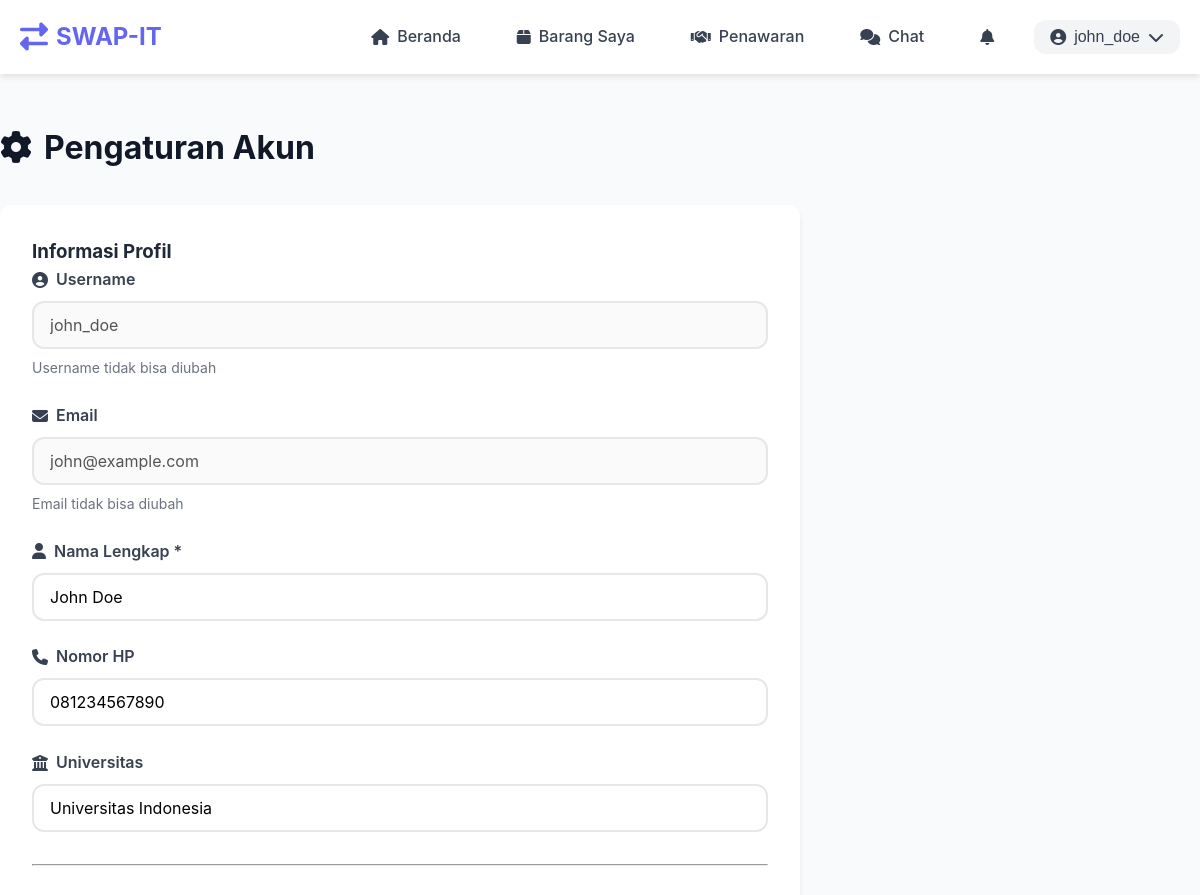
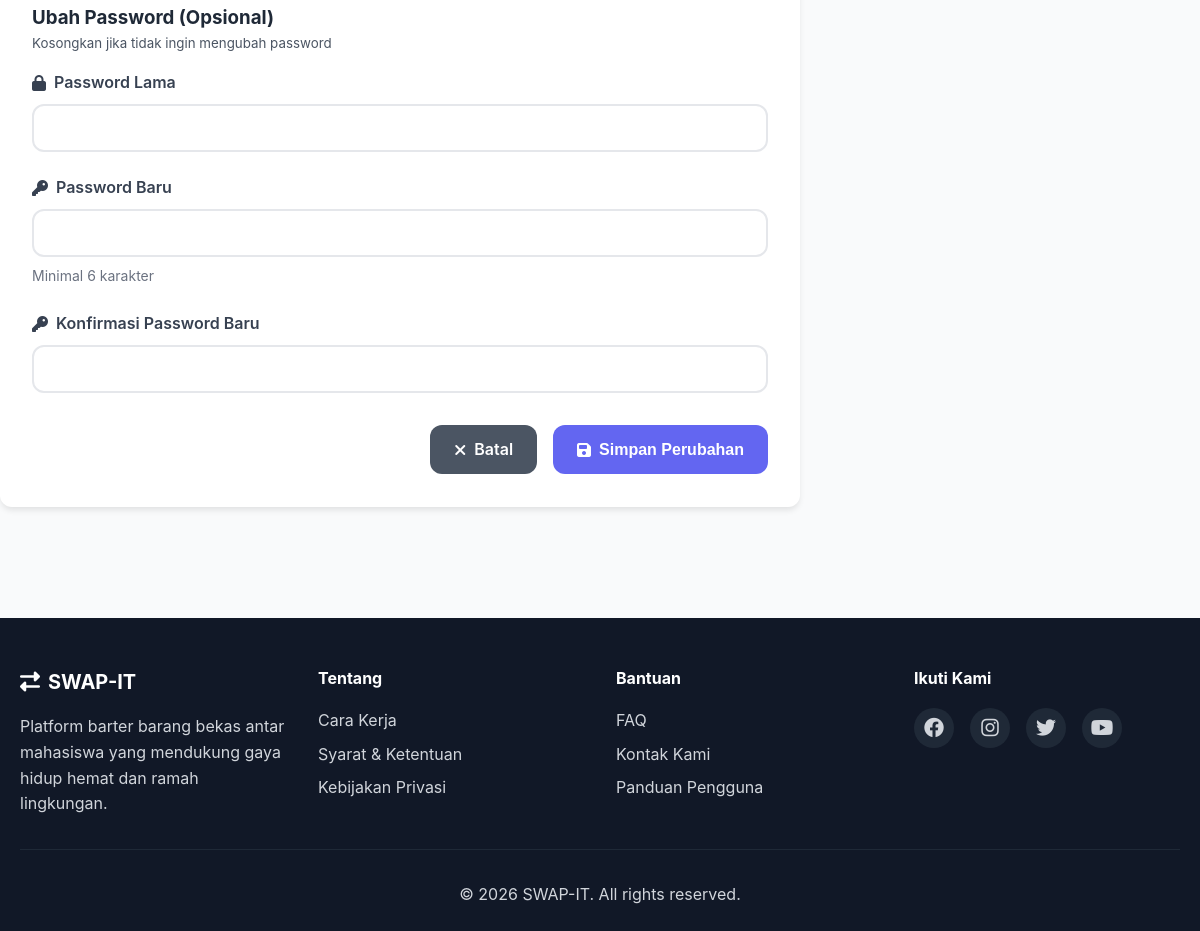
Page /pages/settings.php (signed in) on the committed database (2 pictures, top to bottom).
### tables this page shows
CREATE TABLE users (
    id INT PRIMARY KEY AUTO_INCREMENT,
    username VARCHAR(50) UNIQUE NOT NULL,
    email VARCHAR(100) UNIQUE NOT NULL,
    password VARCHAR(255) NOT NULL,
    full_name VARCHAR(100) NOT NULL,
    phone VARCHAR(20),
    university VARCHAR(100),
    profile_photo VARCHAR(255) DEFAULT 'default-avatar.png',
    created_at TIMESTAMP DEFAULT CURRENT_TIMESTAMP,
    updated_at TIMESTAMP DEFAULT CURRENT_TIMESTAMP ON UPDATE CURRENT_TIMESTAMP
);

### config/functions.php (called while the page is built, shortened)
<?php
function isLoggedIn() {
    return isset($_SESSION['user_id']);
}
function getCurrentUser($conn) {
    $user_id = $_SESSION['user_id'];
    $stmt = $conn->prepare("SELECT * FROM users WHERE id = ?");
    $stmt->bind_param("i", $user_id);
    $stmt->execute();
    $user = $stmt->get_result()->fetch_assoc();
    return $user;
}
function e($value) {
    return htmlspecialchars((string)($value ?? ''), ENT_QUOTES, 'UTF-8');
}
?>

### pages/settings.php (the view, shortened to what this page needs)
<?php
require_once '../config/database.php';
require_once '../config/functions.php';
$conn = getDBConnection();
$current_user = getCurrentUser($conn);
?>
<!DOCTYPE html>
<html lang="id">
<head>
    <link rel="stylesheet" href="<?= BASE_URL ?>assets/css/style.css">
    <link rel="stylesheet" href="https://cdnjs.cloudflare.com/ajax/libs/font-awesome/6.4.0/css/all.min.css">
</head>
<body>
    <?php include '../includes/navbar.php'; ?>
    <div class="container main-content">
        <div class="page-header">
            <h1><i class="fas fa-cog"></i> Pengaturan Akun</h1>
        </div>
        <div class="form-container">
            <form method="POST" action="">
                <h3>Informasi Profil</h3>
                <div class="form-group">
                    <label for="username">
                        <i class="fas fa-user-circle"></i> Username
                    </label>
                    <input type="text" id="username" value="<?= e($current_user['username']) ?>" disabled>
                    <small>Username tidak bisa diubah</small>
                </div>
                <div class="form-group">
                    <label for="email">
                        <i class="fas fa-envelope"></i> Email
                    </label>
                    <input type="email" id="email" value="<?= e($current_user['email']) ?>" disabled>
                    <small>Email tidak bisa diubah</small>
                </div>
                <div class="form-group">
                    <label for="full_name">
                        <i class="fas fa-user"></i> Nama Lengkap *
                    </label>
                    <input type="text" id="full_name" name="full_name" required
                           value="<?= e($current_user['full_name']) ?>">
                </div>
                <div class="form-group">
                    <label for="phone">
                        <i class="fas fa-phone"></i> Nomor HP
                    </label>
                    <input type="tel" id="phone" name="phone"
                           value="<?= e($current_user['phone'] ?? '') ?>">
                </div>
                <div class="form-group">
                    <label for="university">
                        <i class="fas fa-university"></i> Universitas
                    </label>
                    <input type="text" id="university" name="university"
                           value="<?= e($current_user['university'] ?? '') ?>">
                </div>
                <hr style="margin: 2rem 0;">
                <h3>Ubah Password (Opsional)</h3>
                <small style="color: var(--gray-600); margin-bottom: 1rem; display: block;">
                    Kosongkan jika tidak ingin mengubah password
                </small>
                <div class="form-group">
                    <label for="current_password">
                        <i class="fas fa-lock"></i> Password Lama
                    </label>
                    <input type="password" id="current_password" name="current_password">
                </div>
                <div class="form-group">
                    <label for="new_password">
                        <i class="fas fa-key"></i> Password Baru
                    </label>
                    <input type="password" id="new_password" name="new_password">
                    <small>Minimal 6 karakter</small>
                </div>
                <div class="form-group">
                    <label for="confirm_password">
                        <i class="fas fa-key"></i> Konfirmasi Password Baru
                    </label>
                    <input type="password" id="confirm_password" name="confirm_password">
                </div>
                <div class="form-actions">
                    <a href="profile.php" class="btn btn-secondary">
                        <i class="fas fa-times"></i> Batal
                    </a>
                    <button type="submit" class="btn btn-primary">
                        <i class="fas fa-save"></i> Simpan Perubahan
                    </button>
                </div>
            </form>
        </div>
    </div>
    <?php include '../includes/footer.php'; ?>
</body>
</html>

### assets/css/style.css (style rules this page uses)
:root { --primary-color: #6366f1; --primary-dark: #4f46e5; --primary-light: #818cf8; --secondary-color: #10b981; --danger-color: #ef4444; --warning-color: #f59e0b; --success-color: #10b981; --dark-color: #1f2937; --light-color: #f9fafb; --gray-50: #f9fafb; --gray-100: #f3f4f6; --gray-200: #e5e7eb; --gray-300: #d1d5db; --gray-400: #9ca3af; --gray-500: #6b7280; --gray-600: #4b5563; --gray-700: #374151; --gray-800: #1f2937; --gray-900: #111827; --border-radius: 12px; --shadow-sm: 0 1px 2px 0 rgba(0, 0, 0, 0.05); --shadow: 0 4px 6px -1px rgba(0, 0, 0, 0.1); --shadow-lg: 0 10px 15px -3px rgba(0, 0, 0, 0.1); --shadow-xl: 0 20px 25px -5px rgba(0, 0, 0, 0.1); }
* { margin: 0; padding: 0; box-sizing: border-box; }
body { font-family: 'Inter', -apple-system, BlinkMacSystemFont, 'Segoe UI', Roboto, sans-serif; line-height: 1.6; color: var(--gray-800); background-color: var(--gray-50); }
a { text-decoration: none; color: inherit; transition: all 0.3s ease; }
.container { max-width: 1200px; margin: 0 auto; padding: 0 20px; }
.btn { display: inline-flex; align-items: center; gap: 0.5rem; padding: 0.75rem 1.5rem; border: none; border-radius: var(--border-radius); font-size: 1rem; font-weight: 600; cursor: pointer; transition: all 0.3s ease; text-align: center; justify-content: center; }
.btn-primary { background-color: var(--primary-color); color: white; }
.btn-secondary { background-color: var(--gray-600); color: white; }
.main-content { padding: 3rem 0; }
.page-header { display: flex; justify-content: space-between; align-items: center; margin-bottom: 2rem; }
.page-header h1 { font-size: 2rem; font-weight: 700; color: var(--gray-900); display: flex; align-items: center; gap: 0.75rem; }
.form-container { background: white; padding: 2rem; border-radius: var(--border-radius); box-shadow: var(--shadow); max-width: 800px; }
.form-group { margin-bottom: 1.5rem; }
.form-group label { display: flex; align-items: center; gap: 0.5rem; font-weight: 600; color: var(--gray-700); margin-bottom: 0.5rem; }
.form-group input, .form-group select, .form-group textarea { width: 100%; padding: 0.75rem 1rem; border: 2px solid var(--gray-200); border-radius: var(--border-radius); font-size: 1rem; font-family: inherit; }
.form-group small { display: block; margin-top: 0.5rem; color: var(--gray-500); font-size: 0.875rem; }
.form-actions { display: flex; gap: 1rem; justify-content: flex-end; margin-top: 2rem; }
.btn { position: relative; overflow: hidden; transition: all 0.3s ease; }
.btn::before { content: ''; position: absolute; top: 50%; left: 50%; width: 0; height: 0; border-radius: 50%; background: rgba(255, 255, 255, 0.2); transform: translate(-50%, -50%); transition: width 0.6s, height 0.6s; }
.page-header { animation: fadeInLeft 0.6s ease-out; }
.form-container { animation: scaleIn 0.6s ease-out; }
html { scroll-behavior: smooth; }
.animate-in { animation: fadeInUp 0.6s ease-out both; }
body { opacity: 0; transition: opacity 0.5s ease; }
body.loaded { opacity: 1; }
.btn { transform-origin: center; }

### rows in the picture
users: username "john_doe", email "john@example.com", full_name "John Doe", phone "081234567890", university "Universitas Indonesia"

### other values in the picture
$_SESSION['username'] "john_doe"
